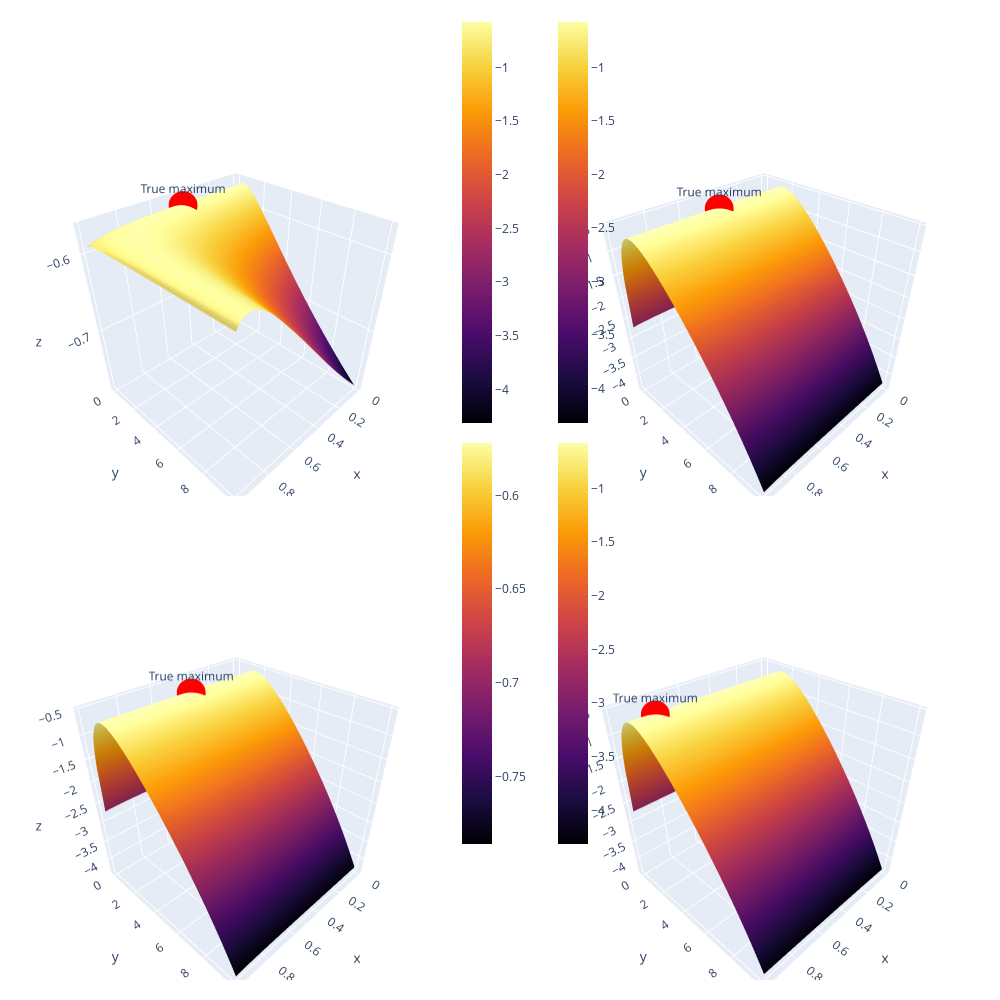

The notebook cell this image was saved under:
### Code cell
fig_alpha_gamma = model.plot_loglikelihood("alpha", "gamma", 0.01, 0.99, 0.01, 10.0, n = 100, colorscale = 'Inferno')
fig_alpha_phi1 = model.plot_loglikelihood("alpha", "phi1", 0.01, 0.99, 0.01, 10.0, n = 100, colorscale = 'Inferno')
fig_gamma_phi1 = model.plot_loglikelihood("gamma", "phi1", 0.01, 0.99, 0.01, 10.0, n = 100, colorscale = 'Inferno')
fig_phi1_phi2 = model.plot_loglikelihood("phi1", "phi1", 0.01, 0.99, 0.01, 10.0, n = 100, colorscale = 'Inferno')

# figs = [fig_alpha_gamma, fig_alpha_phi1, fig_gamma_phi1, fig_phi1_phi2]
figs = [fig_alpha_gamma, fig_alpha_phi1, fig_alpha_phi1, fig_gamma_phi1]

plot_grid_3d(figs, nrows = 2, ncols = 2, figsize = (12,8))
